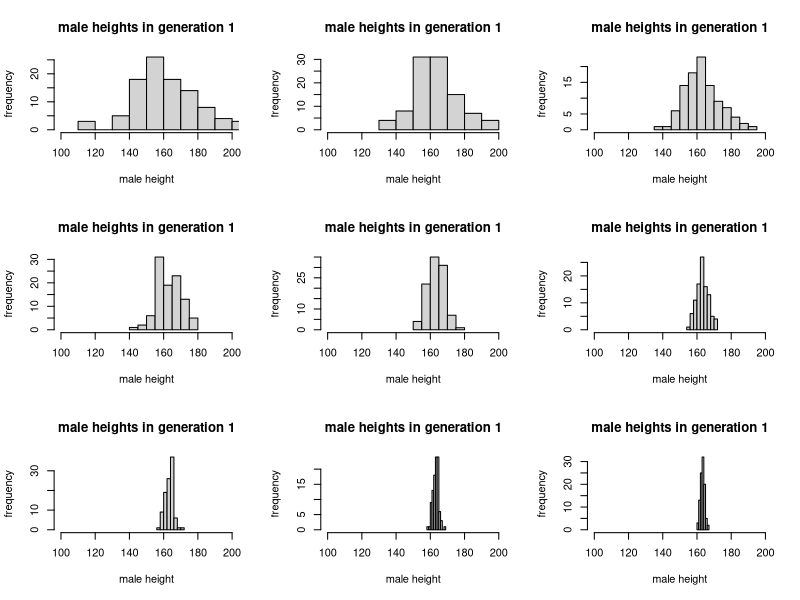
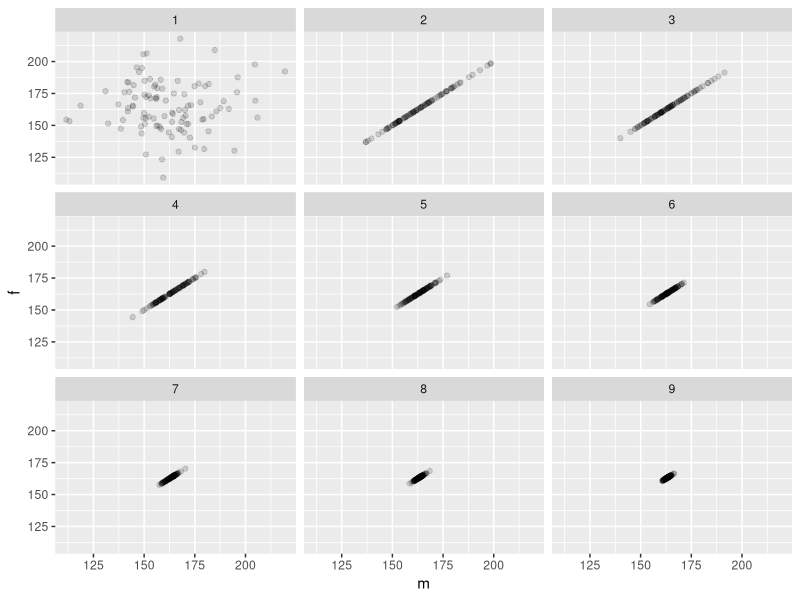
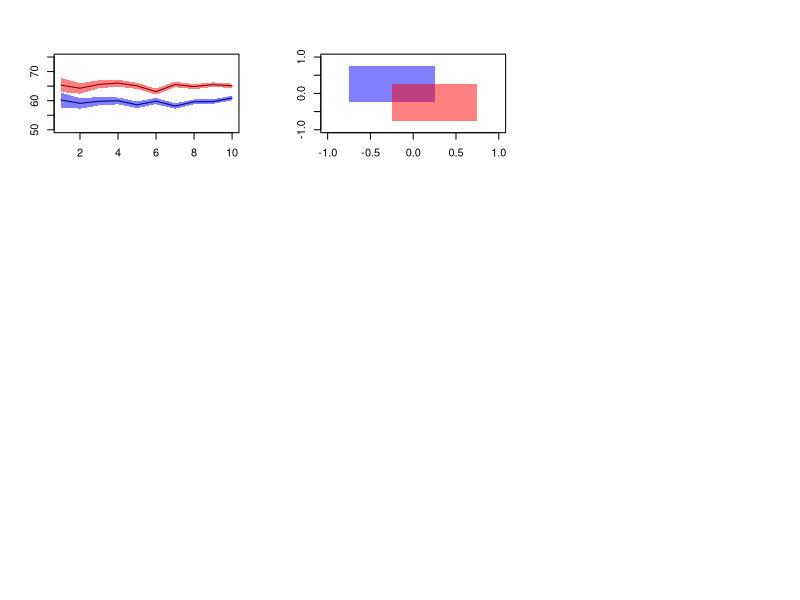
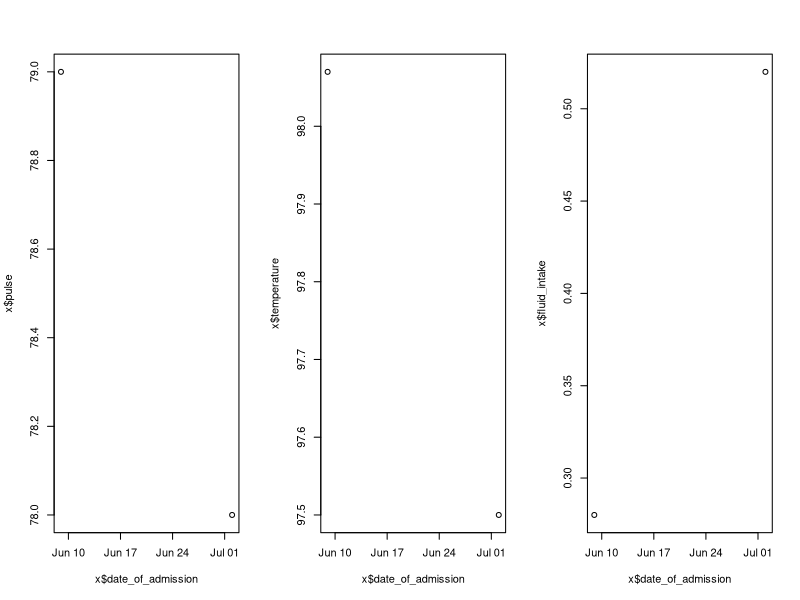

Write R code to recreate these figures, in order.
## ---- chunk 1
pop <- data.frame(m = rnorm(100, 160, 20), f = rnorm(100, 160, 20))
## ---- chunk 2
next_gen <- function(pop) {
    pop$m <- sample(pop$m)
    pop$m <- rowMeans(pop)
    pop$f <- pop$m
    pop
}
## ---- chunk 3
par(mfrow=c(3,3))
gen_1 <- data.frame(m = rnorm(100, 160, 20), f = rnorm(100, 160, 20))
hist(gen_1$m,main=paste("male heights in generation 1"),xlim=c(100,200),xlab="male height",ylab="frequency")
gen_2 <- next_gen(gen_1)
hist(gen_2$m,main=paste("male heights in generation 1"),xlim=c(100,200),xlab="male height",ylab="frequency")
gen_3 <- next_gen(gen_2)
hist(gen_3$m,main=paste("male heights in generation 1"),xlim=c(100,200),xlab="male height",ylab="frequency")
gen_4 <- next_gen(gen_3)
hist(gen_4$m,main=paste("male heights in generation 1"),xlim=c(100,200),xlab="male height",ylab="frequency")
gen_5 <- next_gen(gen_4)
hist(gen_5$m,main=paste("male heights in generation 1"),xlim=c(100,200),xlab="male height",ylab="frequency")
gen_6 <- next_gen(gen_5)
hist(gen_6$m,main=paste("male heights in generation 1"),xlim=c(100,200),xlab="male height",ylab="frequency")
gen_7 <- next_gen(gen_6)
hist(gen_7$m,main=paste("male heights in generation 1"),xlim=c(100,200),xlab="male height",ylab="frequency")
gen_8 <- next_gen(gen_7)
hist(gen_8$m,main=paste("male heights in generation 1"),xlim=c(100,200),xlab="male height",ylab="frequency")
gen_9 <- next_gen(gen_8)
hist(gen_9$m,main=paste("male heights in generation 1"),xlim=c(100,200),xlab="male height",ylab="frequency")
## ---- chunk 4
library(ggplot2)
gen <- rbind(gen_1,gen_2,gen_3,gen_4,gen_5,gen_6,gen_7,gen_8,gen_9)
gennb <- c(rep(1:9,each=100))
gen <- cbind(gen,gennb)
ggplot(gen) + geom_point(mapping=aes(m,f),alpha=1/7) + facet_wrap(~gennb) 
## ---- chunk 5
df<-data.frame(numeric(0),numeric(0),numeric(0),numeric(0),numeric(0),numeric(0),numeric(0))
for(n in seq(250,2500,by=250)) {
  trt<-rbinom(n,1,.5) 
  out<-rnorm(n,60,20)+5*trt
  dat<-data.frame(trt,out)
  m<-1000
  bootstrap<-data.frame(numeric(m),numeric(m))
  for (j in 1:m) {
    bootstrap[j,1]<-mean(sample(dat$out[trt==0],n,replace=T))
    bootstrap[j,2]<-mean(sample(dat$out[trt==1],n,replace=T))
  }
  q0<-quantile(bootstrap[,1],probs=c(.025,.5,.975))
  q1<-quantile(bootstrap[,2],probs=c(.025,.5,.975))
  qt<-c(n,q0,q1)
  df<-rbind(df,qt)
}
colnames(df)<-c('n','2.5% ctrl','50% ctrl','97.5% ctrl','2.5% trt','50% trt','97.5% trt')
## ---- chunk 6
makeTransparent = function(..., alpha=0.5) {
  if(alpha<0 | alpha>1) stop("alpha must be between 0 and 1")
  alpha = floor(255*alpha)  
  newColor = col2rgb(col=unlist(list(...)), alpha=FALSE)
  .makeTransparent = function(col, alpha) {
    rgb(red=col[1], green=col[2], blue=col[3], alpha=alpha, maxColorValue=255)
  }
  newColor = apply(newColor, 2, .makeTransparent, alpha=alpha)
  return(newColor)
}

par(new=FALSE)
plot(NULL,
  xlim=c(1, 10),
  ylim=c(50, 75),
  xlab="",
  ylab=""
)
lines(df[,'n']/250,df[,'50% ctrl'])
lines(df[,'n']/250,df[,'50% trt'])
polygon(x=c(rev(df[,'n']/250),df[,'n']/250),
        y=c(rev(df[,'97.5% ctrl']),df[,'2.5% ctrl']), border=NA, col=makeTransparent('blue',alpha=0.5))
polygon(x=c(rev(df[,'n']/250),df[,'n']/250),
        y=c(rev(df[,'97.5% trt']),df[,'2.5% trt']), border=NA, col=makeTransparent('red',alpha=0.5))
## ---- chunk 7
makeTransparent = function(..., alpha=0.5) {
  if(alpha<0 | alpha>1) stop("alpha must be between 0 and 1")
  alpha = floor(255*alpha)  
  newColor = col2rgb(col=unlist(list(...)), alpha=FALSE)
  .makeTransparent = function(col, alpha) {
    rgb(red=col[1], green=col[2], blue=col[3], alpha=alpha, maxColorValue=255)
  }
  newColor = apply(newColor, 2, .makeTransparent, alpha=alpha)
  return(newColor)
}

par(new=FALSE)
plot(NULL,
  xlim=c(-1, 1),
  ylim=c(-1, 1),
  xlab="",
  ylab=""
)

polygon(x=c(seq(-0.75, 0.25, length.out=100), seq(0.25, -0.75, length.out=100)),
        y=c(rep(-0.25, 100), rep(0.75, 100)), border=NA, col=makeTransparent('blue',alpha=0.5))
polygon(x=c(seq(-0.25, 0.75, length.out=100), seq(0.75, -0.25, length.out=100)),
        y=c(rep(-0.75, 100), rep(0.25, 100)), border=NA, col=makeTransparent('red',alpha=0.5))
## ---- chunk 8
makePatient <- function() {
  vowel <- grep("[aeiou]", letters)
  cons <- grep("[^aeiou]", letters)
  name <- paste(sample(LETTERS[cons], 1), sample(letters[vowel], 1), sample(letters[cons], 1), sep='')
  gender <- factor(sample(0:1, 1), levels=0:1, labels=c('female','male'))
  dob <- as.Date(sample(7500, 1), origin="1970-01-01")
  n <- sample(6, 1)
  doa <- as.Date(sample(1500, n), origin="2010-01-01")
  pulse <- round(rnorm(n, 80, 10))
  temp <- round(rnorm(n, 98.4, 0.3), 2)
  fluid <- round(runif(n), 2)
  list(name, gender, dob, doa, pulse, temp, fluid)
}
## ---- chunk 9
set.seed(8)
c<-makePatient()
names(c)<-list('name', 'gender', 'date_of_birth', 'date_of_admission', 'pulse', 'temperature', 'fluid_intake')
class(c)<-'medicalRecord'
print(c)   
attributes(c) 
## ---- chunk 10
mean.medicalRecord<-function(x) {
  mean.pulse<-mean(x$pulse)
  mean.temperature<-mean(x$temperature)
  mean.fluids<-mean(x$fluid_intake)
  return(c(mean.pulse,mean.temperature,mean.fluids))
}
mean.medicalRecord(c)

print.medicalRecord<-function(x) {
  cat(sprintf("name: %s\ngender: %s\ndate of birth: %s", 
              x$name, x$gender, x$date_of_birth), "\n")
  date<-as.data.frame(x[4:7])
  date.order<-date[order(date[,1]),]
  return(date.order)
}
print.medicalRecord(c)

plot.medicalRecord<-function(x) {
  par(mfrow=c(1,3))
  plot(x$date_of_admission,x$pulse)
  plot(x$date_of_admission,x$temperature)
  plot(x$date_of_admission,x$fluid_intake)
}
plot.medicalRecord(c)
## ---- chunk 11
set.seed(8)
mean.medicalRecord<-function(x) {
  mean.pulse<-mean(x$pulse)
  mean.temperature<-mean(x$temperature)
  mean.fluids<-mean(x$fluid_intake)
  return(c(mean.pulse,mean.temperature,mean.fluids))
}
for (i in 1:10) {
  cohort_i<-makePatient()
  class(cohort_i)<-'medicalRecord'
  names(cohort_i)<-list('name', 'gender', 'date_of_birth', 'date_of_admission', 'pulse', 'temperature', 'fluid_intake')
  print(print(cohort_i))
  print(c('mean:',mean.medicalRecord(cohort_i)))
}
